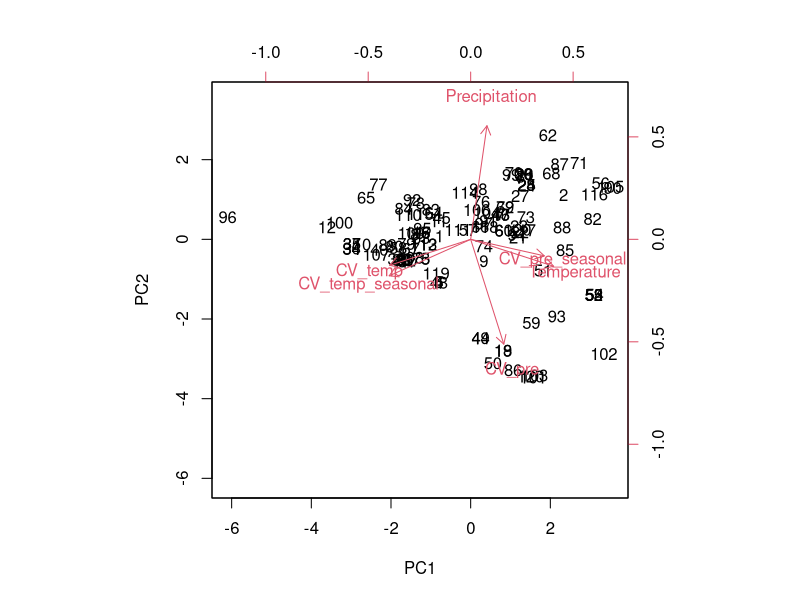

This chart was generated by the following R code: (Note: this script raises an error after producing the figure.)
library(readxl)
library(ggplot2)
#enter data
setwd("C:/Model S6 Ancestral state estimation and climate effect (Australian marsupials)/PCA")

aus_climate<- as.data.frame(read_excel("S6_PCA.xlsx")) 
head(aus_climate)
summary(aus_climate)
###########################################################
#PCA#
aus_pca <- prcomp(aus_climate[5:10], scale = TRUE)
aus_pca
summary(aus_pca) #Proportion of Variance: how many varation is esplained by this PC
biplot(aus_pca, scale= 0)

#extract PC scores
str(aus_pca)
aus_pca$x
rownames(aus_pca$x)<-aus_climate$Genus_species #rename and same PC data
aus_pca$x
write.table(aus_pca$x, file="D:/data.csv",sep=",", row.names=TRUE, col.names=TRUE)
aus_climate2 <- cbind(aus_climate, aus_pca$x[,1:2])
head(aus_climate2)

#plot
ggplot(aus_climate2, aes(PC1,PC2, col=SPG,fill=SPG))+
  stat_ellipse(geom="polygon", col="black",alpha=0.5)+
  geom_point(shape=21,col="black")





